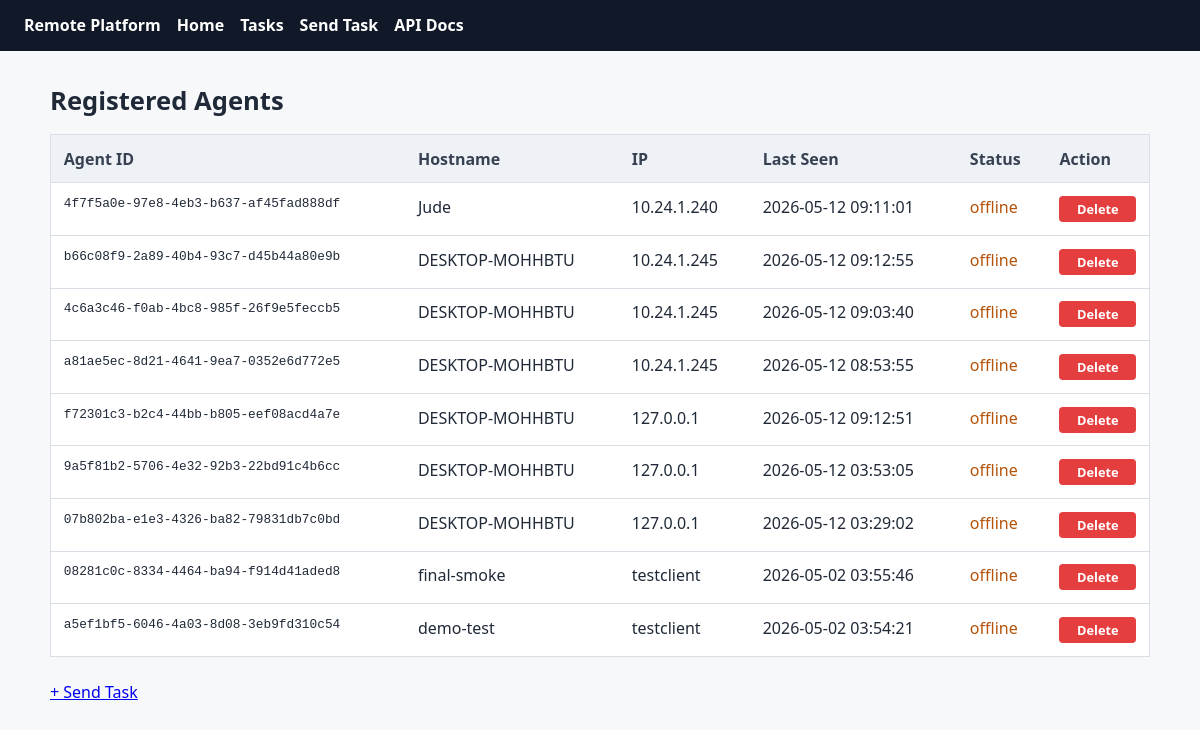
The page / on the database its author committed.
### server/models/agent.py (models this page shows)
class Agent(SQLModel, table=True):
    id: Optional[int] = Field(default=None, primary_key=True)
    agent_id: str = Field(unique=True, index=True)
    hostname: str
    ip: Optional[str] = None
    token: str
    last_seen: datetime = Field(default_factory=utcnow)
    created_at: datetime = Field(default_factory=utcnow)

### server/main.py (the view)
@app.get("/", response_class=HTMLResponse)
def home(request: Request, session: Session = Depends(get_session)) -> HTMLResponse:
    all_agents = session.exec(select(Agent).order_by(Agent.created_at.desc())).all()
    cutoff     = datetime.now(timezone.utc) - timedelta(seconds=30)
    agent_rows = []
    for a in all_agents:
        try:
            last_seen = a.last_seen
            if isinstance(last_seen, str):
                last_seen = datetime.fromisoformat(last_seen)
            if last_seen and last_seen.tzinfo is None:
                last_seen = last_seen.replace(tzinfo=timezone.utc)
            online        = bool(last_seen and last_seen >= cutoff)
            last_seen_str = last_seen.strftime("%Y-%m-%d %H:%M:%S") if last_seen else "Never"
        except Exception:
            online        = False
            last_seen_str = "Never"
        agent_rows.append({
            "agent_id" : str(a.agent_id),
            "hostname" : str(a.hostname),
            "ip"       : str(a.ip) if a.ip else "N/A",
            "last_seen": last_seen_str,
            "online"   : online
        })
    return templates.TemplateResponse(
        request=request,
        name="index.html",
        context={"agents": agent_rows}
    )

### server/templates/index.html (shortened to what this page needs)
{% extends "base.html" %}
{% block content %}
<h1>Registered Agents</h1>
{% if agents %}
<table>
    <thead>
        <tr>
            <th>Agent ID</th>
            <th>Hostname</th>
            <th>IP</th>
            <th>Last Seen</th>
            <th>Status</th>
            <th>Action</th>
        </tr>
    </thead>
    <tbody>
        {% for row in agents %}
        <tr>
            <td style="font-family:monospace; font-size:0.8rem;">{{ row.agent_id }}</td>
            <td>{{ row.hostname }}</td>
            <td>{{ row.ip }}</td>
            <td>{{ row.last_seen }}</td>
            <td>
                {% if row.online %}
                    <span class="badge online">online</span>
                {% else %}
                    <span class="badge offline">offline</span>
                {% endif %}
            </td>
            <td>
                <button onclick="deleteAgent('{{ row.agent_id }}')"
                    style="background:#e53e3e; color:white; border:none; padding:4px 10px;
                           border-radius:4px; cursor:pointer; font-size:0.8rem;">
                    Delete
                </button>
            </td>
        </tr>
        {% endfor %}
    </tbody>
</table>
{% else %}
<p style="color:#a0aec0; margin-top:1rem;">
    No agents registered yet. Start an agent to see it here.
</p>
{% endif %}
<div style="margin-top:1.5rem;">
    <a href="/send_task" class="btn">+ Send Task</a>
</div>
{% endblock %}

### server/templates/base.html (shortened to what this page needs)
<!doctype html>
<html lang="en">
<head>
</head>
<body>
  <nav>
    <strong>Remote Platform</strong>
    <a href="/">Home</a>
    <a href="/tasks">Tasks</a>
    <a href="/send_task">Send Task</a>
    <a href="/docs">API Docs</a>
  </nav>
  <main>{% block content %}{% endblock %}</main>
</body>
</html>

### server/templates/base.html (style rules this page uses)
:root { color-scheme: light; --bg: #f7f8fa; --panel: #fff; --text: #1f2937; --muted: #6b7280; --line: #d9dee7; --brand: #2563eb; --ok: #047857; --warn: #b45309; }
* { box-sizing: border-box; }
body { margin: 0; font-family: system-ui, -apple-system, Segoe UI, sans-serif; background: var(--bg); color: var(--text); }
nav { display: flex; gap: 1rem; align-items: center; padding: 0.9rem 1.5rem; background: #111827; color: white; }
nav a { color: white; text-decoration: none; font-weight: 600; }
main { width: min(1100px, calc(100% - 2rem)); margin: 2rem auto; }
h1 { font-size: 1.6rem; margin: 0 0 1rem; }
table { width: 100%; border-collapse: collapse; background: var(--panel); border: 1px solid var(--line); }
th, td { padding: 0.8rem; border-bottom: 1px solid var(--line); text-align: left; vertical-align: top; }
th { background: #eef2f7; color: #374151; }
input, select, button { width: 100%; padding: 0.7rem; border: 1px solid var(--line); border-radius: 6px; font: inherit; }
button { background: var(--brand); color: white; font-weight: 700; cursor: pointer; }
.offline { color: var(--warn); }

### rows shown on the page
Agent: agent_id "4f7f5a0e-97e8-4eb3-b637-af45fad888df", hostname "Jude", ip "10.24.1.240", last_seen "2026-05-12 09:11:01"
Agent: agent_id "b66c08f9-2a89-40b4-93c7-d45b44a80e9b", hostname "DESKTOP-MOHHBTU", ip "10.24.1.245", last_seen "2026-05-12 09:12:55"
Agent: agent_id "4c6a3c46-f0ab-4bc8-985f-26f9e5feccb5", hostname "DESKTOP-MOHHBTU", ip "10.24.1.245", last_seen "2026-05-12 09:03:40"
Agent: agent_id "a81ae5ec-8d21-4641-9ea7-0352e6d772e5", hostname "DESKTOP-MOHHBTU", ip "10.24.1.245", last_seen "2026-05-12 08:53:55"
Agent: agent_id "f72301c3-b2c4-44bb-b805-eef08acd4a7e", hostname "DESKTOP-MOHHBTU", ip "127.0.0.1", last_seen "2026-05-12 09:12:51"
Agent: agent_id "9a5f81b2-5706-4e32-92b3-22bd91c4b6cc", hostname "DESKTOP-MOHHBTU", ip "127.0.0.1", last_seen "2026-05-12 03:53:05"
Agent: agent_id "07b802ba-e1e3-4326-ba82-79831db7c0bd", hostname "DESKTOP-MOHHBTU", ip "127.0.0.1", last_seen "2026-05-12 03:29:02"
Agent: agent_id "08281c0c-8334-4464-ba94-f914d41aded8", hostname "final-smoke", ip "testclient", last_seen "2026-05-02 03:55:46"
Agent: agent_id "a5ef1bf5-6046-4a03-8d08-3eb9fd310c54", hostname "demo-test", ip "testclient", last_seen "2026-05-02 03:54:21"
